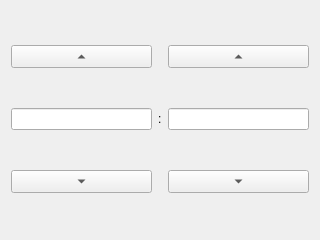
<?xml version="1.0" encoding="UTF-8"?>
<ui version="4.0">
 <class>TimePage</class>
 <widget class="QWizardPage" name="TimePage">
  <property name="geometry">
   <rect>
    <x>0</x>
    <y>0</y>
    <width>320</width>
    <height>240</height>
   </rect>
  </property>
  <property name="windowTitle">
   <string>WizardPage</string>
  </property>
  <property name="title">
   <string>New Alarm</string>
  </property>
  <property name="subTitle">
   <string>Time</string>
  </property>
  <layout class="QGridLayout" name="gridLayout">
   <item row="1" column="2">
    <widget class="QLineEdit" name="minEdit">
     <property name="alignment">
      <set>Qt::AlignCenter</set>
     </property>
    </widget>
   </item>
   <item row="2" column="0">
    <widget class="QToolButton" name="hourDown">
     <property name="sizePolicy">
      <sizepolicy hsizetype="Expanding" vsizetype="Fixed">
       <horstretch>0</horstretch>
       <verstretch>0</verstretch>
      </sizepolicy>
     </property>
     <property name="text">
      <string>...</string>
     </property>
     <property name="arrowType">
      <enum>Qt::DownArrow</enum>
     </property>
    </widget>
   </item>
   <item row="0" column="0">
    <widget class="QToolButton" name="hourUp">
     <property name="sizePolicy">
      <sizepolicy hsizetype="Expanding" vsizetype="Fixed">
       <horstretch>0</horstretch>
       <verstretch>0</verstretch>
      </sizepolicy>
     </property>
     <property name="text">
      <string>...</string>
     </property>
     <property name="arrowType">
      <enum>Qt::UpArrow</enum>
     </property>
    </widget>
   </item>
   <item row="1" column="0">
    <widget class="QLineEdit" name="hourEdit">
     <property name="alignment">
      <set>Qt::AlignCenter</set>
     </property>
    </widget>
   </item>
   <item row="2" column="2">
    <widget class="QToolButton" name="minDown">
     <property name="sizePolicy">
      <sizepolicy hsizetype="Expanding" vsizetype="Fixed">
       <horstretch>0</horstretch>
       <verstretch>0</verstretch>
      </sizepolicy>
     </property>
     <property name="text">
      <string>...</string>
     </property>
     <property name="arrowType">
      <enum>Qt::DownArrow</enum>
     </property>
    </widget>
   </item>
   <item row="0" column="2">
    <widget class="QToolButton" name="minUp">
     <property name="sizePolicy">
      <sizepolicy hsizetype="Expanding" vsizetype="Fixed">
       <horstretch>0</horstretch>
       <verstretch>0</verstretch>
      </sizepolicy>
     </property>
     <property name="text">
      <string>...</string>
     </property>
     <property name="arrowType">
      <enum>Qt::UpArrow</enum>
     </property>
    </widget>
   </item>
   <item row="1" column="1">
    <widget class="QLabel" name="label">
     <property name="text">
      <string>:</string>
     </property>
    </widget>
   </item>
  </layout>
 </widget>
 <resources/>
 <connections/>
</ui>
